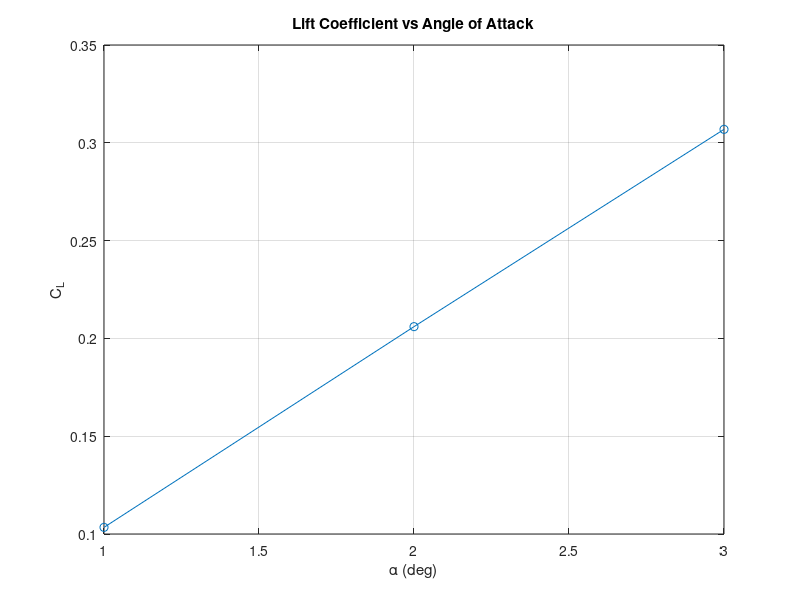
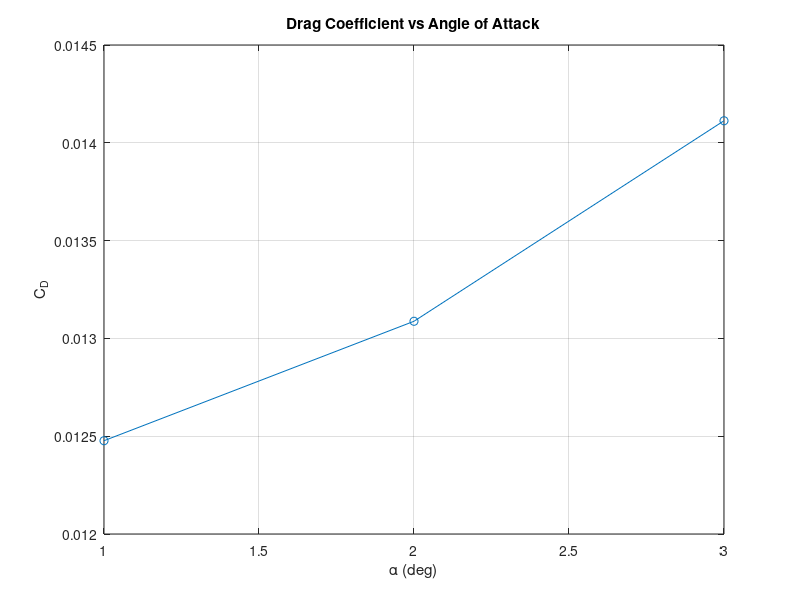

Here is the MATLAB script that generated these plots, in order:
alpha = [1, 2, 3];
CL = [0.10339017, 0.20600859, 0.30687305];
CD = [0.01247696, 0.01308758, 0.01411271];

figure;
plot(alpha, CL, 'o-');
xlabel('\alpha (deg)');
ylabel('C_L');
title('Lift Coefficient vs Angle of Attack');
grid on;

figure;
plot(alpha, CD, 'o-');
xlabel('\alpha (deg)');
ylabel('C_D');
title('Drag Coefficient vs Angle of Attack');
grid on;
